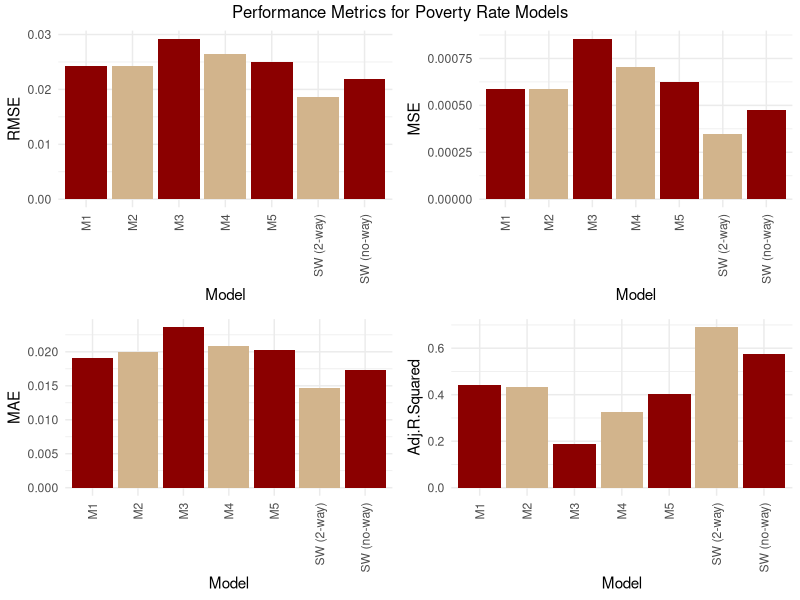
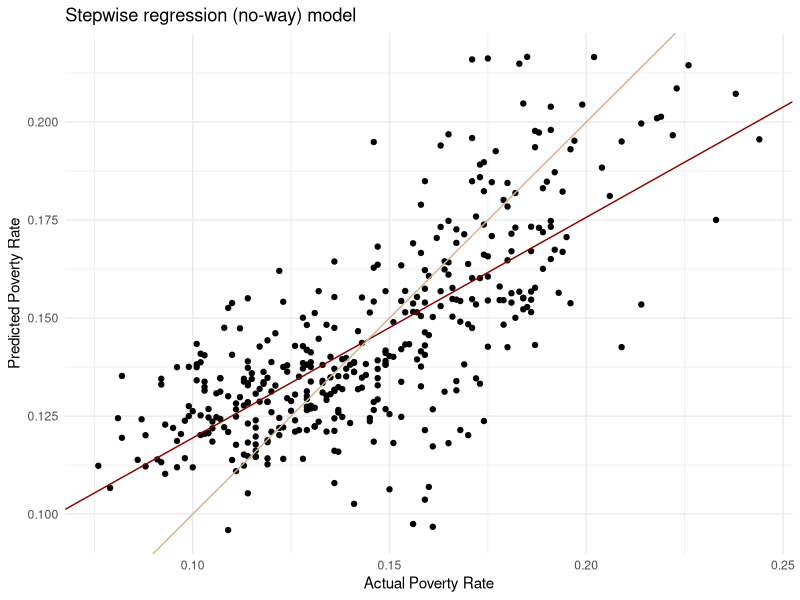
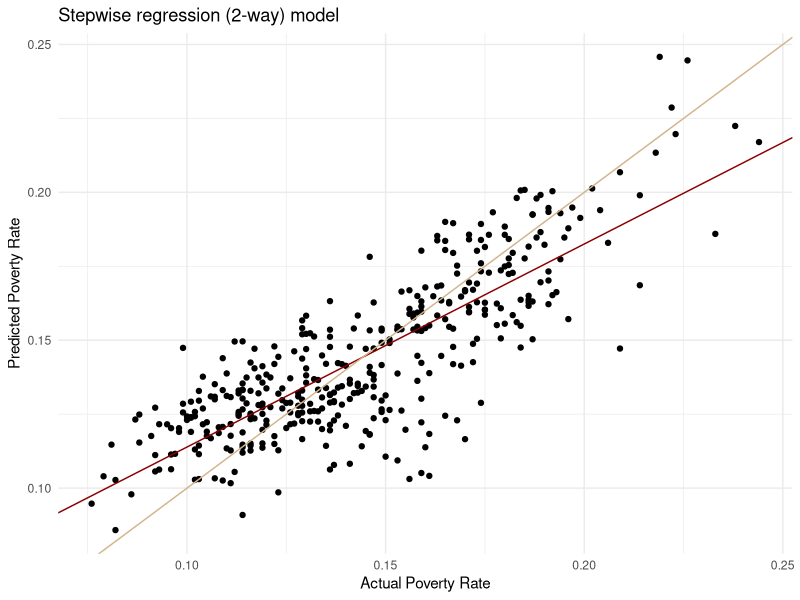

The R source for these figures, in order:
## ---- chunk 1
knitr::opts_chunk$set(echo = TRUE)
## ---- chunk 2
library(dplyr)
library(tidyverse)
library(modelr)
library(broom)
library(leaps)
library(gridExtra)
library(kableExtra)
options(readr.show_col_types = FALSE)
## ---- chunk 3
DATA = read_csv("data.csv") %>%
  rename(prisoner_count_per_million = prisoner_count_per_milion)

head(DATA)
## ---- chunk 4
# Error metrics for regression model evaluation 
MSE.func = function(resid){
  return(mean(resid^2))
}

RMSE.func = function(resid){
  return(sqrt(mean(resid^2)))
} 

MAE.func = function(resid){
  return(mean(abs(resid)))
}
## ---- chunk 5
model_data = DATA %>%
  select(-c(1:12, 17, 24:29, 31)) %>%
  na.exclude()
## ---- chunk 6
Full = lm(Total~., data = model_data)
none = lm(Total~1, data = model_data)
MSE = (summary(Full)$sigma)^2

step(none, scope=list(upper=Full), scale = MSE, trace = FALSE)
## ---- chunk 7
stepwise_model = lm(Total~burglary_per_million + property_crime_per_million + murder_manslaughter_per_million + robbery_per_million + rape_legacy_per_million + prisoner_count_per_million, data = model_data)

stepwise_model
## ---- chunk 8
# Cross-Validation: Splitting the data and fitting the model
train.model.func=function(data){
  mod = lm(Total~burglary_per_million + property_crime_per_million + murder_manslaughter_per_million + robbery_per_million + rape_legacy_per_million + prisoner_count_per_million, data = data)
  return(mod)
}

model_data2 = model_data %>%
  crossv_kfold(5) %>%
  mutate(tr.model = map(train, train.model.func),
        predict = map2(test, tr.model, ~augment(.y,newdata=.x))) %>%
        select(predict) %>%
        unnest()
## ---- chunk 9
Full2 = lm(Total~.*., data = model_data)
none2 = lm(Total~1, data = model_data)
MSE2 = (summary(Full)$sigma)^2

step(none2, scope=list(upper=Full2), scale = MSE2, trace = FALSE)
## ---- chunk 10
stepwise_2way_model = lm(Total ~ burglary_per_million + property_crime_per_million + 
    murder_manslaughter_per_million + robbery_per_million + rape_legacy_per_million + 
    violent_crime_per_million + agg_assault_per_million + murder_manslaughter_per_million:robbery_per_million + 
    burglary_per_million:property_crime_per_million + rape_legacy_per_million:violent_crime_per_million + 
    murder_manslaughter_per_million:agg_assault_per_million + 
    burglary_per_million:murder_manslaughter_per_million + violent_crime_per_million:agg_assault_per_million, 
    data = model_data)

stepwise_2way_model
## ---- chunk 11
# Cross-Validation: Splitting the data and fitting the model
train.model.func2=function(data){
  mod = lm(Total ~ burglary_per_million + property_crime_per_million + 
    murder_manslaughter_per_million + robbery_per_million + rape_legacy_per_million + 
    violent_crime_per_million + agg_assault_per_million + murder_manslaughter_per_million:robbery_per_million + 
    burglary_per_million:property_crime_per_million + rape_legacy_per_million:violent_crime_per_million + 
    murder_manslaughter_per_million:agg_assault_per_million + 
    burglary_per_million:murder_manslaughter_per_million + violent_crime_per_million:agg_assault_per_million, 
    data = data)
  return(mod)
}

model_data3 = model_data %>%
  crossv_kfold(5) %>%
  mutate(tr.model = map(train, train.model.func2),
        predict = map2(test, tr.model, ~augment(.y,newdata=.x))) %>%
        select(predict) %>%
        unnest()
## ---- chunk 12
# Multiple Models (M1-M5): Multiple regression model with two predictors
M1 = lm(Total~burglary_per_million+murder_manslaughter_per_million, data = model_data)
## ---- chunk 13
train.model.func3=function(data){
  mod = lm(Total~burglary_per_million+murder_manslaughter_per_million, data = data)
  return(mod)
}

model_data4 = model_data %>%
  crossv_kfold(5) %>%
  mutate(tr.model = map(train, train.model.func3),
        predict = map2(test, tr.model, ~augment(.y,newdata=.x))) %>%
        select(predict) %>%
        unnest()
## ---- chunk 14
M2 = lm(Total~burglary_per_million+robbery_per_million, data = model_data)
## ---- chunk 15
train.model.func4=function(data){
  mod = lm(Total~burglary_per_million+robbery_per_million, data = data)
  return(mod)
}

model_data5 = model_data %>%
  crossv_kfold(5) %>%
  mutate(tr.model = map(train, train.model.func4),
        predict = map2(test, tr.model, ~augment(.y,newdata=.x))) %>%
        select(predict) %>%
        unnest()
## ---- chunk 16
M3 = lm(Total~property_crime_per_million+robbery_per_million, data = model_data)
## ---- chunk 17
train.model.func5=function(data){
  mod = lm(Total~property_crime_per_million+robbery_per_million, data = data)
  return(mod)
}

model_data6 = model_data %>%
  crossv_kfold(5) %>%
  mutate(tr.model = map(train, train.model.func5),
        predict = map2(test, tr.model, ~augment(.y,newdata=.x))) %>%
        select(predict) %>%
        unnest()
## ---- chunk 18
M4 = lm(Total~murder_manslaughter_per_million+property_crime_per_million, data = model_data)
## ---- chunk 19
train.model.func6=function(data){
  mod = lm(Total~murder_manslaughter_per_million+property_crime_per_million, data = data)
  return(mod)
}

model_data7 = model_data %>%
  crossv_kfold(5) %>%
  mutate(tr.model = map(train, train.model.func6),
        predict = map2(test, tr.model, ~augment(.y,newdata=.x))) %>%
        select(predict) %>%
        unnest()
## ---- chunk 20
M5 = lm(Total~burglary_per_million+rape_legacy_per_million, data = model_data)
## ---- chunk 21
train.model.func7=function(data){
  mod = lm(Total~burglary_per_million+rape_legacy_per_million, data = data)
  return(mod)
}

model_data8 = model_data %>%
  crossv_kfold(5) %>%
  mutate(tr.model = map(train, train.model.func7),
        predict = map2(test, tr.model, ~augment(.y,newdata=.x))) %>%
        select(predict) %>%
        unnest()
## ---- chunk 22
model_metrics = tibble(
  Model = c("SW (no-way)", "SW (2-way)", "M1", "M2", "M3", "M4", "M5"),
  RMSE = c(RMSE.func(model_data2$.resid), 
           RMSE.func(model_data3$.resid), 
           RMSE.func(model_data4$.resid),
           RMSE.func(model_data5$.resid),
           RMSE.func(model_data6$.resid),
           RMSE.func(model_data7$.resid),
           RMSE.func(model_data8$.resid)),
  MSE = c(MSE.func(model_data2$.resid), 
          MSE.func(model_data3$.resid), 
          MSE.func(model_data4$.resid),
          MSE.func(model_data5$.resid),
          MSE.func(model_data6$.resid),
          MSE.func(model_data7$.resid),
          MSE.func(model_data8$.resid)),
  MAE = c(MAE.func(model_data2$.resid), 
          MAE.func(model_data3$.resid), 
          MAE.func(model_data4$.resid),
          MAE.func(model_data5$.resid),
          MAE.func(model_data6$.resid),
          MAE.func(model_data7$.resid),
          MAE.func(model_data8$.resid)),
  Adj.R.Squared = c(summary(stepwise_model)$adj.r.squared,
                    summary(stepwise_2way_model)$adj.r.squared,
                    summary(M1)$adj.r.squared,
                    summary(M2)$adj.r.squared,
                    summary(M3)$adj.r.squared,
                    summary(M4)$adj.r.squared,
                    summary(M5)$adj.r.squared))
    
model_metrics %>%
  kbl(caption = "Comparsion of models predicting poverty rate") %>%
  kable_styling()
## ---- chunk 23
RMSE_plot = model_metrics %>%
  ggplot(aes(Model, RMSE)) +
  geom_bar(stat="identity", fill = rep(c("darkred", "tan"), length.out = 7)) +
  guides(x = guide_axis(angle = 90)) +
  theme_minimal()

MSE_plot = model_metrics %>%
  ggplot(aes(Model, MSE)) +
  geom_bar(stat="identity", fill = rep(c("darkred", "tan"), length.out = 7)) +
  guides(x = guide_axis(angle = 90)) +
  theme_minimal()

MAE_plot = model_metrics %>%
  ggplot(aes(Model, MAE)) +
  geom_bar(stat="identity", fill = rep(c("darkred", "tan"), length.out = 7)) +
  guides(x = guide_axis(angle = 90)) +
  theme_minimal()

ADJRSQ_plot = model_metrics %>%
  ggplot(aes(Model, Adj.R.Squared)) +
  geom_bar(stat="identity", fill = rep(c("darkred", "tan"), length.out = 7)) +
  guides(x = guide_axis(angle = 90)) +
  theme_minimal()

grid.arrange(RMSE_plot, MSE_plot, MAE_plot, ADJRSQ_plot,
             layout_matrix=matrix(c(1,3,2,4),ncol=2), top = "Performance Metrics for Poverty Rate Models")
## ---- chunk 24
# Stepwise (no-way) Model Plot
stepwise_model_line = lm(.fitted~Total, data = model_data2)
B0 = summary(stepwise_model_line)$coef[1]
B1 = summary(stepwise_model_line)$coef[2]
  
ggplot(model_data2) +
  geom_point(aes(x= Total, y = .fitted)) + 
  geom_abline(intercept = B0, slope = B1, col = "darkred") +
  geom_abline(intercept = 0, slope = 1, col = "tan") + 
  xlab("Actual Poverty Rate") + ylab("Predicted Poverty Rate") +
  ggtitle("Stepwise regression (no-way) model") +
  theme_minimal()

# Stepwise (2-way) Model Plot
stepwise_2way_model_line = lm(.fitted~Total, data = model_data3)
B0_2 = summary(stepwise_2way_model_line)$coef[1]
B1_2 = summary(stepwise_2way_model_line)$coef[2]
  
ggplot(model_data3) +
  geom_point(aes(x= Total, y = .fitted)) + 
  geom_abline(intercept = B0_2, slope = B1_2, col = "darkred") +
  geom_abline(intercept = 0, slope = 1, col = "tan") + 
  xlab("Actual Poverty Rate") + ylab("Predicted Poverty Rate") +
  ggtitle("Stepwise regression (2-way) model") +
  theme_minimal()
## ---- chunk 25
# Creating a binary variable that compares a state's minimum wage relative to the federal minimum wage
log_model_data = DATA %>%
  select(-c(1:11))

col = c(rep(NA, nrow(DATA)))

for(i in 1:nrow(DATA)){
  col[i] = ifelse(DATA$State.Min.Wage[i] < DATA$Fed.Min.Wage[i], 1, 0)
}

log_model_data$State.Lower.Than.Fed = col
## ---- chunk 26
# Test for overall fit using the G statistic.
# Logistic regression: Model 1
greatestG = 0

for(i in names(log_model_data)[-21]){
  new = glm(State.Lower.Than.Fed~eval(sym(i)), family = binomial, data = log_model_data)
  G = summary(new)$null.deviance - summary(new)$deviance
  cat("The G statistic of", i, "is", G, ".\n")
  greatestG = ifelse(G > greatestG, G, greatestG)
}
## ---- chunk 27
# Cross-Validation: Splitting the data and fitting the model
train.model.func8=function(data){
  mod = glm(State.Lower.Than.Fed~median_income, family = binomial, data = data)
  return(mod)
}

log_model_data2 = log_model_data %>%
  crossv_kfold(5) %>%
  mutate(tr.model = map(train, train.model.func8),
        predict = map2(test, tr.model, ~augment(.y,newdata=.x))) %>%
        select(predict) %>%
        unnest() %>%
  mutate(odds = exp(.fitted), 
         p = odds/(1+odds),
         prediction = ifelse(p >= 0.5, 1, 0))
## ---- chunk 28
# Confusion Matrix
factor_data = function(data){
  return(data %>%
  select(State.Lower.Than.Fed, prediction) %>%
  mutate(State.Lower.Than.Fed = factor(State.Lower.Than.Fed), 
         prediction = factor(prediction)) %>%
  mutate(State.Lower.Than.Fed = fct_recode(State.Lower.Than.Fed, "State<Fed" = "1", "State>=Fed" = "0"),
         prediction = fct_recode(prediction, "State<Fed" = "1", "State>=Fed" = "0")) %>%
  mutate(State.Lower.Than.Fed = factor(State.Lower.Than.Fed, levels = c("State<Fed", "State>=Fed")),
         prediction = factor(prediction, levels = c("State<Fed", "State>=Fed"))))
}

log_model_data3 = factor_data(log_model_data2)
head(log_model_data3)
## ---- chunk 29
log_model_results = table(log_model_data3$State.Lower.Than.Fed, log_model_data3$prediction) %>%
  prop.table()

print(log_model_results)
## ---- chunk 30
# Logistic regression: Model 2
log2_model = glm(State.Lower.Than.Fed~median_income+Total+median_income*Total, family = binomial, data = log_model_data)
## ---- chunk 31
# Cross-Validation: Splitting the data and fitting the model
train.model.func9=function(data){
  mod = glm(State.Lower.Than.Fed~median_income+Total+median_income*Total, family = binomial, data = data)
  return(mod)
}

log_model_data4 = log_model_data %>%
  crossv_kfold(5) %>%
  mutate(tr.model = map(train, train.model.func9),
        predict = map2(test, tr.model, ~augment(.y,newdata=.x))) %>%
        select(predict) %>%
        unnest() %>%
  mutate(odds = exp(.fitted), 
         p = odds/(1+odds),
         prediction = ifelse(p >= 0.5, 1, 0))
## ---- chunk 32
# Confusion Matrix
log_model_results2 = table(factor_data(log_model_data4)$State.Lower.Than.Fed, factor_data(log_model_data4)$prediction) %>%
  prop.table()

print(log_model_results2)
## ---- chunk 33
# Logistic regression: Model 3
log3_model = glm(State.Lower.Than.Fed~median_income+Total+burglary_per_million, family = binomial, data = log_model_data)
## ---- chunk 34
# Cross-Validation: Splitting the data and fitting the model
train.model.func10=function(data){
  mod = glm(State.Lower.Than.Fed~median_income+Total+burglary_per_million, family = binomial, data = data)
  return(mod)
}

log_model_data5 = log_model_data %>%
  crossv_kfold(5) %>%
  mutate(tr.model = map(train, train.model.func10),
        predict = map2(test, tr.model, ~augment(.y,newdata=.x))) %>%
        select(predict) %>%
        unnest() %>%
  mutate(odds = exp(.fitted), 
         p = odds/(1+odds),
         prediction = ifelse(p >= 0.5, 1, 0))
## ---- chunk 35
# Confusion Matrix
log_model_results3 = table(factor_data(log_model_data5)$State.Lower.Than.Fed, factor_data(log_model_data5)$prediction) %>%
  prop.table()

print(log_model_results3)
## ---- chunk 36
# Logistic regression: Model 4
log4_model = glm(State.Lower.Than.Fed~median_income+Total+burglary_per_million+Total*burglary_per_million, family = binomial, data = log_model_data)
## ---- chunk 37
# Cross-Validation: Splitting the data and fitting the model
train.model.func11=function(data){
  mod = glm(State.Lower.Than.Fed~median_income+Total+burglary_per_million+Total*burglary_per_million, family = binomial, data = data)
  return(mod)
}

log_model_data6 = log_model_data %>%
  crossv_kfold(5) %>%
  mutate(tr.model = map(train, train.model.func11),
        predict = map2(test, tr.model, ~augment(.y,newdata=.x))) %>%
        select(predict) %>%
        unnest() %>%
  mutate(odds = exp(.fitted), 
         p = odds/(1+odds),
         prediction = ifelse(p >= 0.5, 1, 0))
## ---- chunk 38
# Confusion Matrix
log_model_results4 = table(factor_data(log_model_data6)$State.Lower.Than.Fed, factor_data(log_model_data6)$prediction) %>%
  prop.table()

print(log_model_results4)
## ---- chunk 39
error.stats = tibble(
  Model = c("Model 1", "Model 2", "Model 3", "Model 4"),
  Sensitivity = c(log_model_results[1,1]/sum(log_model_results[1,]),
                  log_model_results2[1,1]/sum(log_model_results2[1,]),
                  log_model_results3[1,1]/sum(log_model_results3[1,]),
                  log_model_results4[1,1]/sum(log_model_results4[1,])),
  Specificity = c(log_model_results[2,2]/sum(log_model_results[2,]),
                  log_model_results2[2,2]/sum(log_model_results2[2,]),
                  log_model_results3[2,2]/sum(log_model_results3[2,]),
                  log_model_results4[2,2]/sum(log_model_results4[2,])),
  FPR = c(log_model_results[2, 1]/sum(log_model_results[2,]),
          log_model_results2[2, 1]/sum(log_model_results2[2,]),
          log_model_results3[2, 1]/sum(log_model_results3[2,]),
          log_model_results4[2, 1]/sum(log_model_results4[2,])),
  FNR = c(log_model_results[1,2]/sum(log_model_results[1,]),
          log_model_results2[1,2]/sum(log_model_results2[1,]),
          log_model_results3[1,2]/sum(log_model_results3[1,]),
          log_model_results4[1,2]/sum(log_model_results4[1,])))


error.stats %>%
  kbl(caption = "Comparsion of logistic regression models") %>%
  kable_styling()
